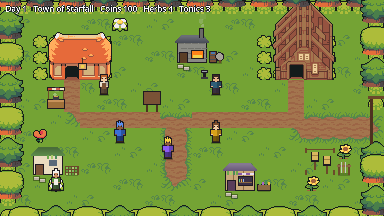
#> input picture docs/art/starfall/today-1x.png, 384 x 216 px, found by its file name
$ python starfall_mockup.py
#> lines starting #> are read from the running program, lines starting #| are printed output that depends on the picture
# Starfall look sheet mock-up: blocking and mood at game resolution (384x216, 16 px tiles), not final art.
# Run from the repo root: python3 tools/art/starfall_mockup.py
# Writes docs/art/starfall/mockup-1x.png, look-sheet.png (beside today-1x.png, a screenshot) and palette.gpl.
from PIL import Image, ImageDraw
import random
random.seed(7)
P = {  # Starfall palette (ink and lamp are shared with Wildbond: figures.gd OUTLINE, paint_tiles.gd lamplight)
 'ink':'#1e1a22','pine_d':'#1f3329','pine':'#2f4a3a','pine_l':'#41654a','moss_d':'#4a6338','moss':'#5c7744','moss_l':'#71904f',
 'mud_d':'#5a4734','mud':'#735c42','mud_l':'#8d7352','log_d':'#4a3122','log':'#6a4a32','log_l':'#8c6644','plank':'#a07a50',
 'stone_d':'#4e535a','stone':'#6e747b','stone_l':'#9198a0','shake_d':'#3e3833','shake':'#57504a','shake_l':'#736a5f',
 'lamp':'#f2d080','lamp_l':'#ffe8a6','banner':'#8c2f2f','guild':'#2f5e78','water':'#3b5f6e','water_l':'#5f8a96','smoke':'#b9b6ae'}
W,H=384,216
im=Image.new('RGB',(W,H),P['moss']); d=ImageDraw.Draw(im)
#> after `im = Image.new('RGB', (W, H), P['moss'])`:
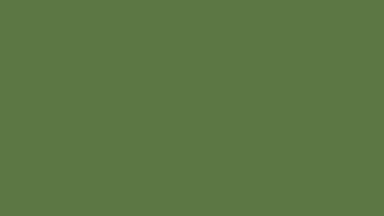
#> im: PIL image 384x216 RGB; mean R, G, B 92, 119, 68
def R(x,y,w,h,c,o=None):
    d.rectangle([x,y,x+w-1,y+h-1],fill=P[c])
    if o: d.rectangle([x,y,x+w-1,y+h-1],outline=P[o])
# grass texture
for i in range(900):
    x,y=random.randrange(W),random.randrange(H); d.point((x,y),fill=P[random.choice(['moss_d','moss_l','moss'])])
# forest beyond the palisade (top and bottom)
def pine(x,y,s=1.0):
    h=int(26*s); w=int(16*s)
    d.polygon([(x,y-h),(x-w//2,y),(x+w//2,y)],fill=P['pine'],outline=P['ink'])
    d.polygon([(x,y-h),(x-w//4,y-h//2),(x+w//2,y)],fill=P['pine_d'])
    d.line([(x-2,y-h+8),(x,y-h+4)],fill=P['pine_l'])
    R(x-1,y,3,4,'log_d')
for x in range(-6,W+10,11): pine(x+random.randint(-3,3),26+random.randint(-4,2),random.uniform(0.9,1.2))
for x in range(-6,W+10,12): pine(x+random.randint(-3,3),216+random.randint(-2,6),random.uniform(0.9,1.2))
# palisade: vertical sharpened logs, top (y 30-44) and bottom (y 188-202); open to the east (room to grow)
def wall(y,x0,x1):
#> called with y = 32, x0 = 0, x1 = 300
    for x in range(x0,x1,5):
        R(x,y,5,14,'log','ink'); d.line([(x+1,y+2),(x+1,y+12)],fill=P['log_l'])
        d.polygon([(x,y),(x+2,y-3),(x+4,y)],fill=P['log'],outline=P['ink'])
    R(x0,y+5,x1-x0,2,'log_d')
wall(32,0,300); wall(186,0,300)
for x in range(304,384,14):  # stakes marking where the wall will go next
    R(x,40,2,6,'log_l','ink'); R(x,194,2,6,'log_l','ink')
# the road from the gate (west) running east, a small square with the well
R(0,104,384,22,'mud');
for i in range(260):
    x=random.randrange(W); y=random.randrange(104,126); d.point((x,y),fill=P[random.choice(['mud_d','mud_l'])])
#> this loop made 260 passes
#> (x, y) on passes 1 to 3: (177, 114), (327, 119), (7, 117)
R(150,92,52,46,'mud')
# gate + watchtower on the west
R(0,46,10,140,'log_d');
R(0,98,14,34,'log_d','ink'); R(2,100,10,30,'mud_d')  # open gate passage
R(14,62,20,40,'log','ink');
for yy in range(64,100,6): d.line([(15,yy),(32,yy)],fill=P['log_d'])
R(10,50,28,12,'plank','ink'); d.polygon([(8,50),(24,38),(40,50)],fill=P['shake'],outline=P['ink'])
R(20,54,8,5,'lamp')  # lantern in the tower
# the well in the square
d.ellipse([168,100,184,112],fill=P['stone'],outline=P['ink']); d.ellipse([171,102,181,109],fill=P['water'])
R(166,92,2,12,'log','ink'); R(184,92,2,12,'log','ink'); R(165,90,22,3,'log_d','ink')
# buildings: footprint shown as the stone base; real sizes (a person is 16x24, a door 12x20)
def building(x,y,w,h,roof,wall_c='log',base='stone',door_x=None,windows=(),sign=None,chim=False):
#> called with x = 52, y = 46, w = 84, h = 58, roof = 'shake', wall_c = 'log', base = 'stone', door_x = 88
    R(x,y+h-6,w,6,base,'ink')            # stone footing: the footprint
    R(x+1,y+10,w-2,h-15,wall_c,'ink')
    for yy in range(y+13,y+h-6,4): d.line([(x+2,yy),(x+w-3,yy)],fill=P['log_d'])
    d.polygon([(x-3,y+11),(x+w//2,y-8),(x+w+2,y+11)],fill=P[roof],outline=P['ink'])
    d.line([(x+w//2,y-6),(x+w-2,y+9)],fill=P[roof+'_d'] if roof+'_d' in P else P['ink'])
    dx=door_x if door_x is not None else x+w//2-6
    R(dx,y+h-26,12,20,'log_d','ink')
    for wx in windows: R(wx,y+h-24,7,7,'lamp','ink'); d.point((wx+3,y+h-21),fill=P['lamp_l'])
    if sign: R(sign,y+h-30,8,6,'plank','ink')
    if chim:
        R(x+w-12,y-10,6,14,'stone','ink')
        for i,s in enumerate([(x+w-10,y-16,4),(x+w-8,y-24,5),(x+w-11,y-32,6)]): d.ellipse([s[0],s[1],s[0]+s[2],s[1]+s[2]],fill=P['smoke'])
# Guild Hall: the big longhouse opposite the gate's road, banner
building(52,46,84,58,'shake',windows=(62,118),door_x=88); R(126,58,6,14,'banner','ink'); R(126,58,6,3,'guild')
# Inn: tall, lit, hanging sign (south side of the road)
building(56,134,56,52,'shake',windows=(62,100),sign=74)
# Smithy: stone walls, open forge glow
building(214,52,46,52,'shake',wall_c='stone',chim=True,windows=())
R(240,84,12,8,'lamp','ink')
# Apothecary: narrow timber, herbs hanging
building(216,136,36,50,'shake',windows=(242,))
for i in range(4): R(220+i*7,154,3,5,'moss_l')
# Tavern: east end, wider porch
building(272,134,48,52,'shake',windows=(278,306),sign=292)
# empty plots further east (staked out by Hob)
for (x,y) in [(330,58),(330,140)]:
    d.rectangle([x,y,x+40,y+40],outline=P['log_l']); R(x,y,3,3,'log_l'); R(x+38,y,3,3,'log_l'); R(x,y+38,3,3,'log_l'); R(x+38,y+38,3,3,'log_l')
# a person for scale at the gate and in the square
def person(x,y,shirt):
    R(x+5,y,6,6,'plank','ink'); R(x+3,y+6,10,10,shirt,'ink'); R(x+4,y+16,3,8,'log_d'); R(x+9,y+16,3,8,'log_d')
person(36,100,'guild'); person(190,106,'banner')
im.save('docs/art/starfall/mockup-1x.png')
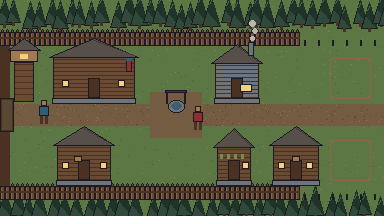
#> saved as mockup-1x.png: PIL image 384x216 RGB; mean R, G, B 83.2, 89, 59.8


# palette.gpl, written from P so the file and the script never drift apart
with open('docs/art/starfall/palette.gpl','w') as f:
    f.write('GIMP Palette\nName: Starfall (frontier)\nColumns: 7\n# Starfall village palette, docs/art/starfall.md. Cooler and darker than Wildbond: pine, moss, mud, log, stone, weathered shake roofs; ink and lamplight shared with Wildbond.\n')
    for k,v in P.items():
        r,g,b=(int(v[i:i+2],16) for i in (1,3,5)); f.write('%3d %3d %3d\t%s\n'%(r,g,b,k))
# look sheet: today (left), the mock-up (right), palette swatches below
from PIL import ImageFont
def font(n):
    for f in ('/usr/share/fonts/truetype/dejavu/DejaVuSans.ttf',):
        try: return ImageFont.truetype(f,n)
        except OSError: pass
    return ImageFont.load_default()
S=Image.new('RGB',(1560,700),'#e8e4da'); sd=ImageDraw.Draw(S); f16,f13=font(16),font(13)
#> after `S = Image.new('RGB', (1560, 700), '#e8e4da')`:
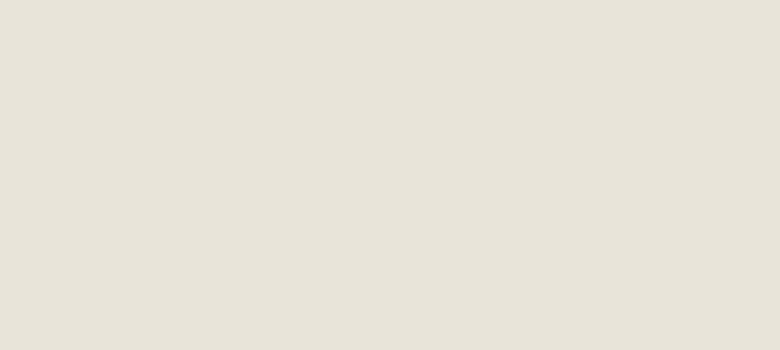
#> S: PIL image 1560x700 RGB (shown at 1/2 size); mean R, G, B 232, 228, 218
sd.text((8,8),'Starfall: today (left) and the frontier direction (right, a blocking mock-up, not final art)',fill='#241e1c',font=f16)
S.paste(Image.open('docs/art/starfall/today-1x.png').convert('RGB').resize((768,432),Image.NEAREST),(8,34))
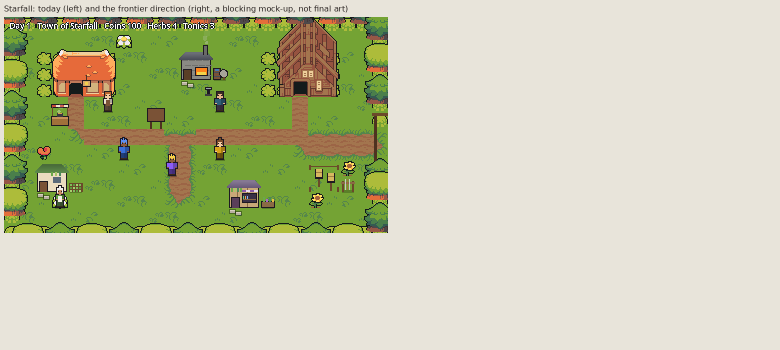
#> S: PIL image 1560x700 RGB (shown at 1/2 size); mean R, G, B 198.5, 201.7, 169.7
S.paste(im.resize((768,432),Image.NEAREST),(784,34))
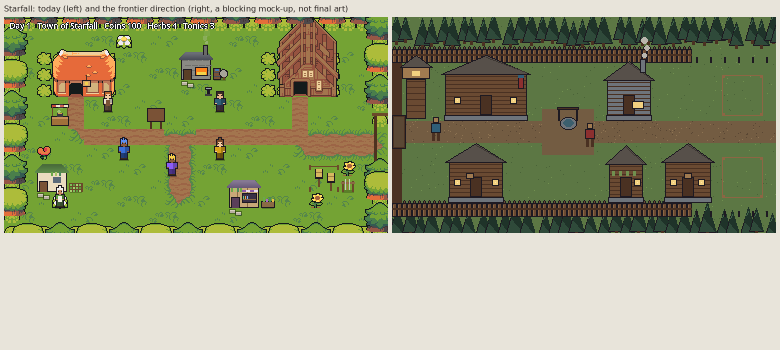
#> S: PIL image 1560x700 RGB (shown at 1/2 size); mean R, G, B 153.3, 159.4, 121.6
sd.text((8,482),'Starfall palette (cooler and darker than Wildbond: pine, moss, mud, log, stone, weathered shake, lamplight)',fill='#241e1c',font=f16)
for i,(k,v) in enumerate(P.items()):
    x,y=8+(i%14)*110,510+(i//14)*90
    sd.rectangle([x,y,x+100,y+50],fill=v,outline='#241e1c'); sd.text((x,y+53),k,fill='#241e1c',font=f13); sd.text((x,y+68),v,fill='#555',font=f13)
S.save('docs/art/starfall/look-sheet.png')
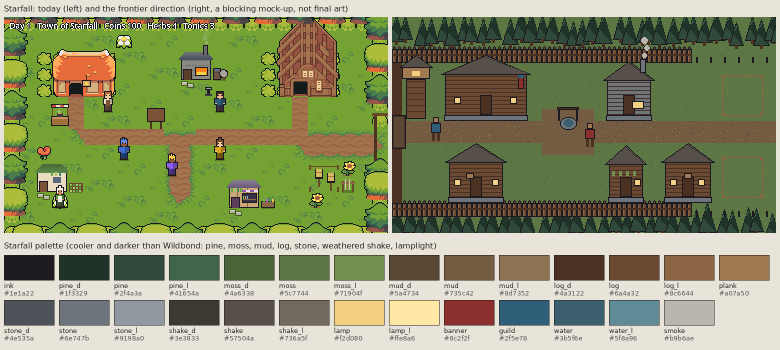
#> saved as look-sheet.png: PIL image 1560x700 RGB (shown at 1/2 size); mean R, G, B 135.3, 141.6, 103
